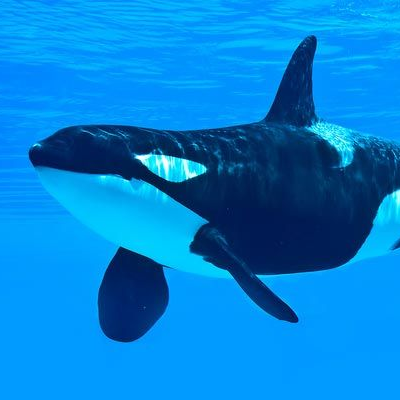
#> input picture examples/fireworks/orca.png, 400 x 400 px
$ python fireworks-ORIGINAL2.py
#> lines starting #> are read from the running program, lines starting #| are printed output that depends on the picture
#!/usr/bin/env python
# -*- coding: utf-8 -*-
# vispy: gallery 20

"""
Example demonstrating simulation of fireworks using point sprites.
(adapted from the "OpenGL ES 2.0 Programming Guide")

This example demonstrates a series of explosions that last one second. The
visualization during the explosion is highly optimized using a Vertex Buffer
Object (VBO). After each explosion, vertex data for the next explosion are
calculated, such that each explostion is unique.
"""

import time
import numpy as np
from vispy import gloo, app

import vispy
#vispy.use('pyside', 'es2')
vispy.use("pyqt5","gl+")
#> (this line was passed over: vispy is not available in this run)

radius = 32
from PIL import Image
# [4 lines of commented-out code are left out]
im = Image.open("orca.png")
#> im is the input picture: PIL image 400x400 RGBA; mean R, G, B, A 3.4, 129.2, 211.5, 255
im = im.resize((2 * radius + 1, 2 * radius + 1))
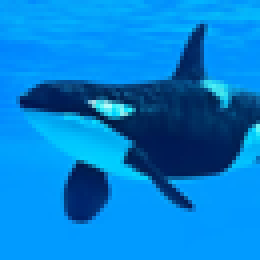
#> im: PIL image 65x65 RGBA (shown 4 times larger); mean R, G, B, A 3.4, 129.2, 211.4, 255

# Create a texture
im1 = np.asarray(im)
#im1 = np.ones(dtype=np.float32, shape=(2 * radius + 1, 2 * radius + 1, 3))

# Mask it with a disk
L = np.linspace(-radius, radius, 2 * radius + 1)
(X, Y) = np.meshgrid(L, L)
im1 = im1 * np.array((X ** 2 + Y ** 2) <= radius * radius)[:,:,None]
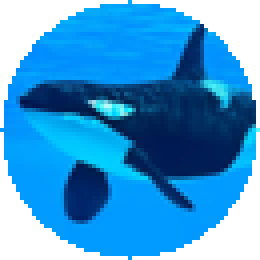
#> im1: shape (65, 65, 4) (shown 4 times larger); mean R, G, B, A 2.8, 91.8, 150.9, 193.7; transparent parts drawn white


# Set number of particles, you should be able to scale this to 100000
N = 1

# Create vertex data container
data = np.zeros(N, [('a_lifetime', np.float32, 1),
                    ('a_startPosition', np.float32, 3),
                    ('a_endPosition', np.float32, 3)])


VERT_SHADER = """
uniform float u_time;
uniform vec3 u_centerPosition;
attribute float a_lifetime;
attribute vec3 a_startPosition;
attribute vec3 a_endPosition;
varying float v_lifetime;

void main () {
    if (u_time <= a_lifetime)
    {
        gl_Position.xyz = vec3(0.5, 0.5, 0.5);
        gl_Position.xyz += u_centerPosition;
        gl_Position.w = 1.0;
    }
    else
        gl_Position = vec4(-1000, -1000, 0, 0);

    v_lifetime = 1.0 - (u_time / a_lifetime);
    v_lifetime = clamp(v_lifetime, 0.0, 1.0);
    gl_PointSize = (v_lifetime * v_lifetime) * 40.0;
    gl_PointSize = 100;
}
"""

# Deliberately add precision qualifiers to test automatic GLSL code conversion
FRAG_SHADER = """
precision highp float;
uniform sampler2D texture1;
uniform vec4 u_color;
varying float v_lifetime;
uniform highp sampler2D s_texture;

void main()
{
    highp vec4 texColor;
    texColor = texture2D(s_texture, gl_PointCoord);
    gl_FragColor = texColor;
    gl_FragColor.a *= v_lifetime;
}
"""


class Canvas(app.Canvas):

    def __init__(self):
#> (the run stopped early here; a loop or call above may not have finished)
